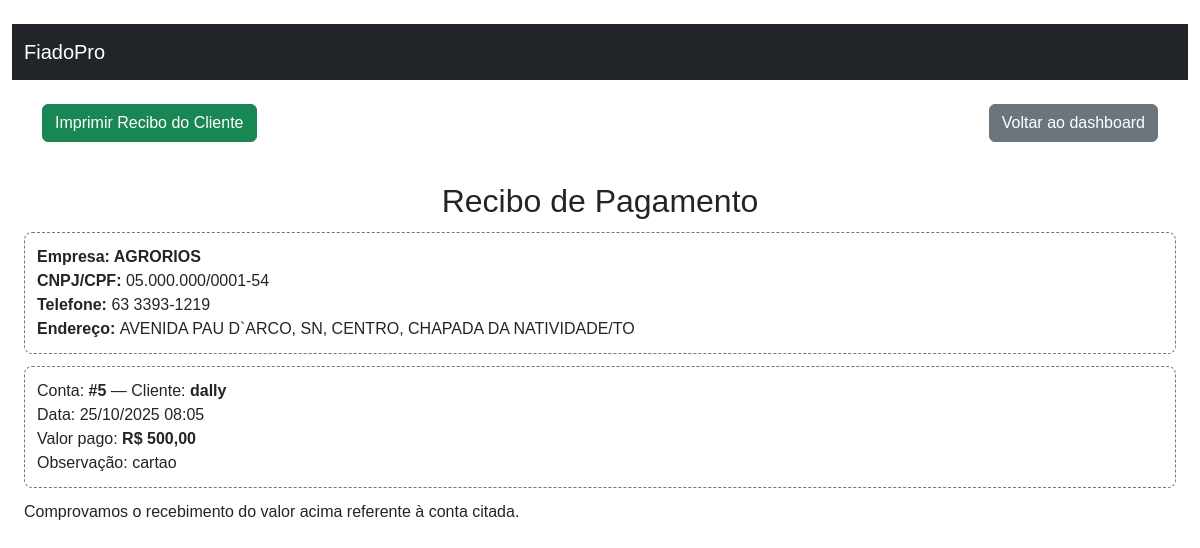
The app's page /pagamento/1/recibo/ (signed in) with its own data.
### carteira/models.py (models this page shows, shortened)
class Empresa(models.Model):
    owner = models.OneToOneField(User, on_delete=models.CASCADE, related_name="empresa")
    nome = models.CharField(max_length=150)
    cnpj_cpf = models.CharField(max_length=20, blank=True) #até 18, numeros e tracos
    telefone = models.CharField(max_length=20, blank=True)
    endereco = models.CharField(max_length=150)

class Pagamento(models.Model):
    conta = models.ForeignKey(ContaCarteira, on_delete=models.CASCADE, related_name="pagamentos")
    data = models.DateTimeField(default=timezone.now)
    valor = models.DecimalField(max_digits=12, decimal_places=2, validators=[MinValueValidator(0.01)])
    observacao = models.CharField(max_length=200, blank=True)

class ContaCarteira(models.Model):
    STATUS_CHOICES = (
        ("EM_ABERTO", "Em aberto"),
        ("PAGO", "Pago"),
        ("ATRASO", "Em atraso"),
    )
    owner = models.ForeignKey(User, on_delete=models.CASCADE, related_name="contas_carteira")
    cliente = models.ForeignKey(Cliente, on_delete=models.PROTECT, related_name="contas")
    criado_em = models.DateField(default=timezone.now)
    vencimento = models.DateField(null=True, blank=True)
    total = models.DecimalField(max_digits=12, decimal_places=2, default=0)
    saldo = models.DecimalField(max_digits=12, decimal_places=2, default=0)
    status = models.CharField(max_length=12, choices=STATUS_CHOICES, default="EM_ABERTO")
    is_deleted = models.BooleanField(default=False)
    deleted_at = models.DateTimeField(null=True, blank=True)
    deleted_reason = models.CharField(max_length=255, blank=True)
    deleted_by = models.ForeignKey(
        User, null=True, blank=True, on_delete=models.SET_NULL, related_name="contas_carteira_excluidas"
    )
    class Meta:
        ordering = ["-criado_em", "-id"]

class Cliente(models.Model):
    nome = models.CharField(max_length=150)
    cpf = models.CharField(max_length=14, blank=True)
    telefone = models.CharField(max_length=20, blank=True)

### carteira/views.py (the view)
# urls.py: path("pagamento/<int:pagamento_id>/recibo/", views.recibo_pagamento, name="recibo_pagamento"),
@login_required
def recibo_pagamento(request, pagamento_id):
    pg = get_object_or_404(Pagamento.objects.select_related("conta", "conta__cliente"), pk=pagamento_id)
    empresa = request.user.empresa
    if pg.conta.owner_id != request.user.id:
        return redirect("carteira:dashboard")
    log_event(request,
              action="pgto_recibo",
              descricao=f"Usuário {request.user}: Acessou recibo do pagamento #{pg.id} (conta #{pg.conta_id})",
              extra={"pagamento_id": pg.id, "conta_id": pg.conta_id})
    if request.GET.get("print"):
        log_event(request,
                  action="pgto_recibo_print",
                  descricao=f"Usuário {request.user}: Imprimiu recibo do pagamento #{pg.id} (conta #{pg.conta_id})",
                  extra={"pagamento_id": pg.id, "conta_id": pg.conta_id})
    return render(request, "carteira/recibo_pagamento.html", {"pg": pg, "empresa" : empresa })

### carteira/utils.py (called while the page is built)
def _client_ip(request):
    xff = request.META.get("HTTP_X_FORWARDED_FOR")
    if xff:
        return xff.split(",")[0].strip()
    return request.META.get("REMOTE_ADDR")

def log_event(request, action, descricao, extra=None):
    try:
        AuditLog.objects.create(
            user=request.user if getattr(request, "user", None) and request.user.is_authenticated else None,
            action=action,
            descricao=descricao,
            path=getattr(request, "path", "")[:255],
            method=getattr(request, "method", "")[:10],
            ip=_client_ip(request),
            user_agent=(request.META.get("HTTP_USER_AGENT") or "")[:512],
            extra=extra or {},
        )
    except Exception:
        pass

### carteira/templates/carteira/recibo_pagamento.html (shortened to what this page needs)
<!doctype html>
<html lang="pt-br">
<head>
     <link href="https://cdn.jsdelivr.net/npm/bootstrap@5.3.3/dist/css/bootstrap.min.css" rel="stylesheet">
</head>
<body>
     <div class="row">
        <nav class="navbar navbar-expand-lg bg-dark navbar-dark">
            <div class="container-fluid">
                <a class="navbar-brand" href="{% url 'carteira:dashboard' %}">FiadoPro</a>
            </div>
        </nav>
    </div>
    <div class="container py-4">
  <div class="d-flex justify-content-between align-items-center mb-3">
    <button class="btn btn-success no-print" onclick="window.print()">Imprimir Recibo do Cliente</button>
    <a href="{% url 'carteira:dashboard' %}" class="btn btn-secondary no-print">Voltar ao dashboard</a>
  </div>
    </div>
    <h2 style="text-align:center;">Recibo de Pagamento</h2>
        <div class="box">
            <div>
                <strong>Empresa: {{ empresa.nome }}</strong>
            </div>
            <div>
                <span> <strong>CNPJ/CPF: </strong>{{ empresa.cnpj_cpf}}</span>
            </div>
            <div>
                <span> <strong>Telefone: </strong>{{ empresa.telefone }}</span>
            </div>
            <div>
                <span> <strong>Endereço: </strong>{{ empresa.endereco }}</span>
            </div>
        </div>
    <div class="box">
        <div>Conta: <strong>#{{ pg.conta.id }}</strong> — Cliente: <strong>{{ pg.conta.cliente.nome }}</strong></div>
        <div>Data: {{ pg.data|date:'d/m/Y H:i' }}</div>
        <div>Valor pago: <strong>R$ {{ pg.valor }}</strong></div>
        <div>Observação: {{ pg.observacao }}</div>
    </div>
    <p>Comprovamos o recebimento do valor acima referente à conta citada.</p>
</body>
</html>

### carteira/templates/carteira/recibo_pagamento.html (style rules this page uses)
body { font-family: Arial, Helvetica, sans-serif; margin: 24px }
.box { border: 1px dashed #777; border-radius: 8px; padding: 12px; margin: 12px 0 }

### records on screen
Empresa: nome "AGRORIOS", cnpj_cpf "05.000.000/0001-54", telefone "63 3393-1219", endereco "AVENIDA PAU D`ARCO, SN, CENTRO, CHAPADA DA NATIVIDADE/TO"
Pagamento: conta.id "5", conta.cliente.nome "dally", data "25/10/2025 08:05", valor "500,00", observacao "cartao"
